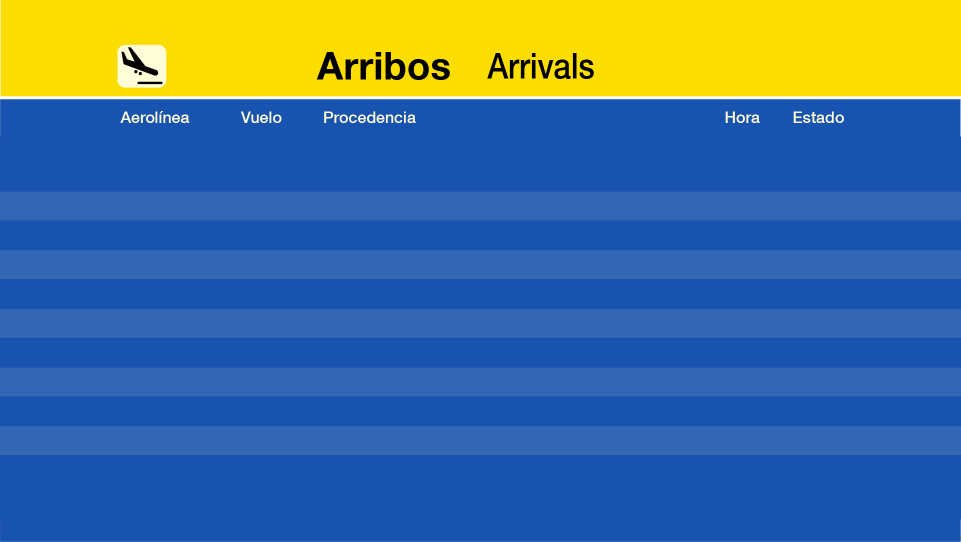
#> input picture old/placas_vuelos/vuelos_arribos.png, 1921 x 1084 px (shown at 1/2 size)
$ python imgMerger.py placas_vuelos/vuelos_arribos.png placas_vuelos/vuelos_partidas.png placas_vuelos
#> lines starting #> are read from the running program, lines starting #| are printed output that depends on the picture
from PIL import Image
import sys
import os

def generaImg(placaPath, vuelosPath, salidaDir):
#> called with placaPath = 'placas_vuelos/vuelos_arribos.png', vuelosPath = 'placas_vuelos/vuelos_partidas.png', salidaDir = 'placas_vuelos'
    placa = Image.open(placaPath).convert("RGBA")
#> placa is the input picture: PIL image 1921x1084 RGBA; mean R, G, B, A 71.5, 112.8, 146.2, 254.9
    vuelos = Image.open(vuelosPath).convert("RGBA")
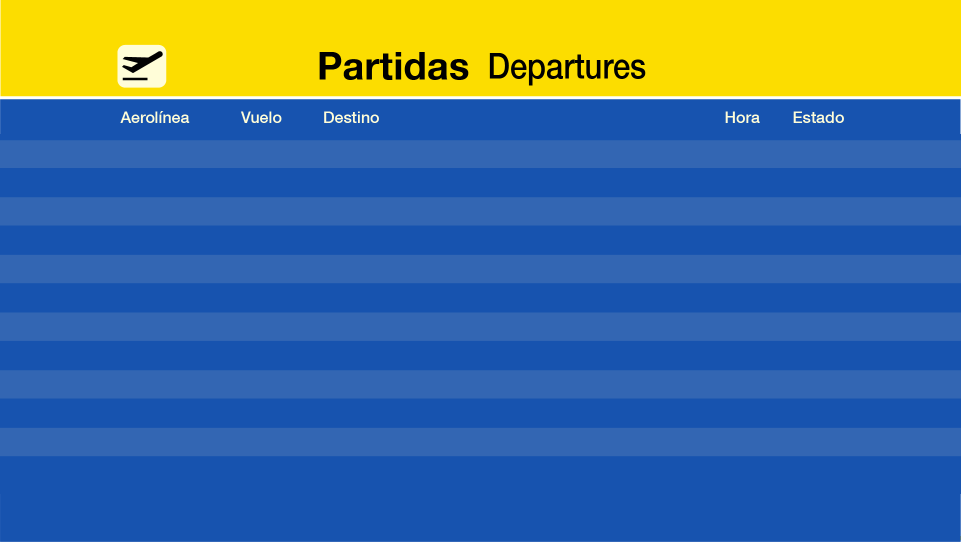
#> input picture old/placas_vuelos/vuelos_partidas.png, 1921 x 1084 px (shown at 1/2 size)
#> vuelos is the input picture: PIL image 1921x1084 RGBA; mean R, G, B, A 72.4, 113.3, 146.4, 254.9

    vuelos = vuelos.resize((vuelos.width // 1.2,vuelos.height // 1.2)) #Reduce vuelos a la mitad de su tamaño
#> vuelos: PIL image 1600x903 RGBA

    # Calcular centro
    posX = (placa.width - vuelos.width) // 2
#> posX = 160
    posY = (placa.height - vuelos.height) // 2
#> posY = 90

    # Crear nueva imagen combinada (RGBA)
    resultado = Image.new("RGBA", placa.size)
#> resultado: PIL image 1921x1084 RGBA; every value is 0
    resultado.paste(placa, (0, 0)) #Copia la placa de vuelos a una nueva imagen para pegarle los vuelos encima
    resultado.paste(vuelos, (posX, posY), vuelos)  #Pega la imagen de vuelos encima de la placa, en el centro.
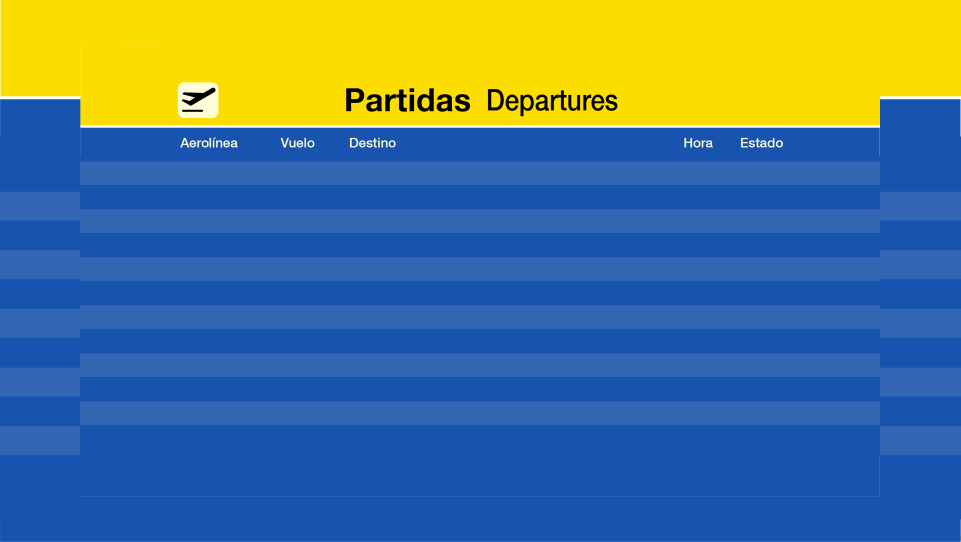
#> resultado: PIL image 1921x1084 RGBA (shown at 1/2 size); mean R, G, B, A 81.4, 118.7, 138.1, 254.9; transparent parts drawn white

    # Guardar en formato compatible
    salidaPath = os.path.join(salidaDir,"salida.png")
    resultado.save(salidaPath)
    print(f"Salida creada en {salidaPath}.")

if len(sys.argv) < 4:
    print("Uso: python imgMerger.py *placaPath* *vuelosPath* *salidaPath*")
    sys.exit(1)

placaPath = sys.argv[1]
vuelosPath = sys.argv[2]
salidaDir = sys.argv[3]

generaImg(placaPath, vuelosPath, salidaDir)
